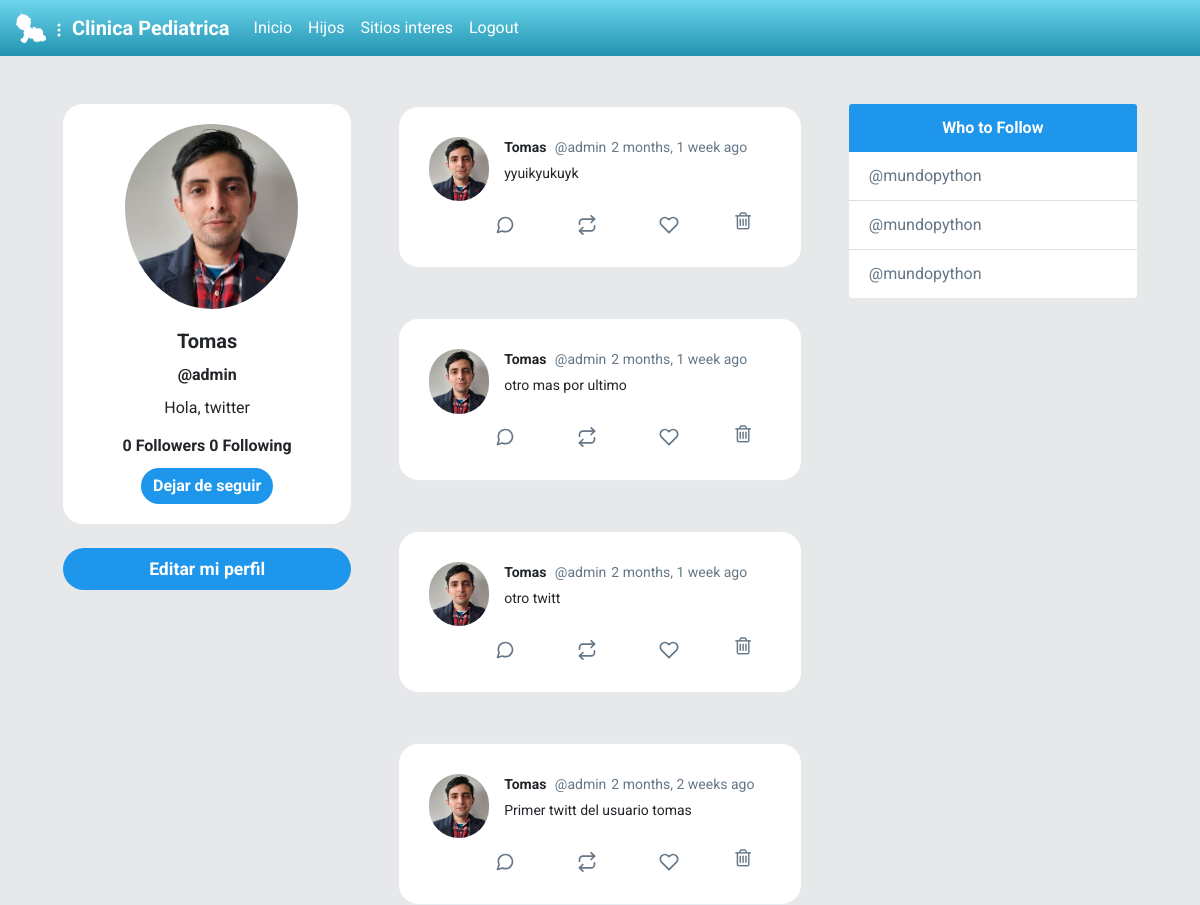
Page /profile/admin/ (signed in) on the committed database.
### twitter/models.py (models this page shows, shortened)
class Profile(models.Model):
	user = models.OneToOneField(User, on_delete=models.CASCADE)
	bio = models.CharField(default='Hola, twitter', max_length=100)
	image = models.ImageField(default='default.png')
	def following(self):
		user_ids = Relationship.objects.filter(from_user=self.user)\
									.values_list('to_user_id', flat=True)
		return User.objects.filter(id__in=user_ids)
	def followers(self):
		user_ids = Relationship.objects.filter(to_user=self.user)\
									.values_list('from_user_id', flat=True)
		return User.objects.filter(id__in=user_ids)

class Post(models.Model):
	timestamp = models.DateTimeField(default=timezone.now)
	content = models.TextField()
	user = models.ForeignKey(User, on_delete=models.CASCADE, related_name='posts')
	class Meta:
		ordering = ['-timestamp']

### twitter/views.py (the view)
# urls.py: path('profile/<str:username>/', views.profile, name='profile'),
@login_required
def profile(request, username):
	user = User.objects.get(username=username)
	posts = user.posts.all()
	context = {'user':user, 'posts':posts}
	return render(request, 'twitter/profile.html', context)

### twitter/templates/twitter/profile.html (shortened to what this page needs)
{% extends 'twitter/layout.html' %}
{% load humanize %}
{% block content %}
    <div id="main" class="container-fluid d-flex">
        <div class="sidebar m-5 d-none d-md-block">
            <div class="">
                <div class="card " style="width: 18rem; text-align:center;border-radius: 20px;">
                    <img class="card-img-top rounded-circle"
                        style="width:60%; position: relative;left: 62px;padding-top: 20px;"
                        src="{{ user.profile.image.url }}" alt="Card image cap">
                    <div class="card-body">
                        <h5 class="card-title font-weight-bold">{{ user.first_name }}</h5>
                        <h6 class="card-title font-weight-bold">@{{ user }}</h6>
                        <p class="card-text">{{ user.profile.bio }}</p>
                        <h6 class="card-title font-weight-bold">
                        {{ user.profile.followers.count }} Followers
                        {{ user.profile.following.count }} Following
                        </h6>
                        {% if request.user.is_authenticated %}
                            {% if user.username != request.user.username %}
                                {% if user not in request.user.profile.following %}
                                <a href="{% url 'follow' user %}" class="btn  text-white rounded-pill">Seguir</a>
                                {% else %}
                                <a href="{% url 'unfollow' user %}" class="btn  text-white rounded-pill">Dejar de seguir</a>
                                {% endif %}
                            {% endif %}
                        {% endif %}
                    </div>
                </div>
                <a href="{% url 'editar' %}" id="addATweetLeft" onclick="addTweet()" type="button"
                style="border-radius: 30px; font-size: 1.1rem; font-weight:bold;"
                class="btn btn-lg btn-block mt-4 text-white ">Editar mi perfil</a>
            </div>
        </div>
        <div class="content">
            {% for post in posts %}
            <div id="tweetCards">
                <div class="tweet-wrap" style="border-radius:20px">
                    <div class="tweet-header">
                        <img src="{{ post.user.profile.image.url }}"
                            alt="" class="avator">
                        <div class="tweet-header-info">
                            {{ post.user.first_name }} <span>@{{ post.user }}</span><span>{{ post.timestamp|naturaltime }}
                            </span>
                            <p>{{ post.content }}</p>
                        </div>
                    </div>
                    <div class="tweet-info-counts">
                        <div class="comments">
                            <button style="background: white; border: none;">
                            </button>
                        </div>
                        <div class="retweets">
                            <button style="background: white; border: none;">
                        </button>
                        </div>
                        <div class="likes">
                            <button style="background: white; border: none;">
                            </button>
                        </div>
                        <div class="trash">
                            <a href="#" style="background: white; border: none;">
                                <i class="fa fa-trash-o" style="color:#657786; font-size: 20px" aria-hidden="true"></i>
                            </a>
                        </div>
                    </div>
                </div>
            </div>
            {% endfor %}
        </div>
        <div class="sidebar m-5 d-none d-xl-block">
            <div class="card" style="width: 18rem;">
                <div class="card-header">
                    Who to Follow
                </div>
                <ul class="list-group list-group-flush">
                    <li class="list-group-item"><a href="#" style="text-decoration: none;color: #657787;">@mundopython</a></li>
                    <li class="list-group-item"><a href="#" style="text-decoration: none;color: #657787;">@mundopython</a></li>
                    <li class="list-group-item"><a href="#" style="text-decoration: none;color: #657787;">@mundopython</a></li>
                </ul>
            </div>
        </div>
    </div>
{% endblock content %}

### twitter/static/css/style.css (style rules this page uses)
body { background: #E6E8E9; ; font-family: 'Asap', sans-serif; font-family: 'Roboto', sans-serif; }
img { max-width: 100%; }
.avator { border-radius: 100px; width: 60px; margin-right: 15px; }
.card { border: none; }
.card-header { background-color: #1E96EB ; color: white; text-align: center; font-weight: bold; border: none; }
#main { justify-content: center; }
.tweet-wrap { max-width: 490px; background: #fff; margin: 0 auto; margin-top: 50px; border-radius: 3px; padding: 30px; border-bottom: 1px solid #e6ecf0; border-top: 1px solid #e6ecf0; }
.tweet-header { display: flex; align-items: flex-start; font-size: 14px; }
.tweet-header-info { font-weight: bold; }
.tweet-header-info span { color: #657786; font-weight: normal; margin-left: 5px; }
.tweet-header-info p { font-weight: normal; margin-top: 5px; }
.tweet-info-counts { display: flex; margin-left: 60px; margin-top: 10px; }
.tweet-info-counts div { display: flex; margin-right: 20px; }
.tweet-info-counts div svg { color: #657786; margin-right: 10px; }
.btn { background-color: #1E96EB ; border-style: none; font-weight: bold; color: white; }
a:link { color: #1E96EB ; text-decoration: none; }

### rows in the picture
Post: user.profile.image (picture), user.first_name "Tomas", user "admin", timestamp "2 months, 1 week ago", content "yyuikyukuyk"
Post: user.profile.image (picture), user.first_name "Tomas", user "admin", timestamp "2 months, 1 week ago", content "otro mas por ultimo"
Post: user.profile.image (picture), user.first_name "Tomas", user "admin", timestamp "2 months, 1 week ago", content "otro twitt"
Post: user.profile.image (picture), user.first_name "Tomas", user "admin", timestamp "2 months, 2 weeks ago", content "Primer twitt del usuario tomas"

### other values in the picture
{{ user.first_name }} "Tomas"
{{ user }} "admin"
{{ user.profile.bio }} "Hola, twitter"
{{ user.profile.followers.count }} "0"
{{ user.profile.following.count }} "0"
